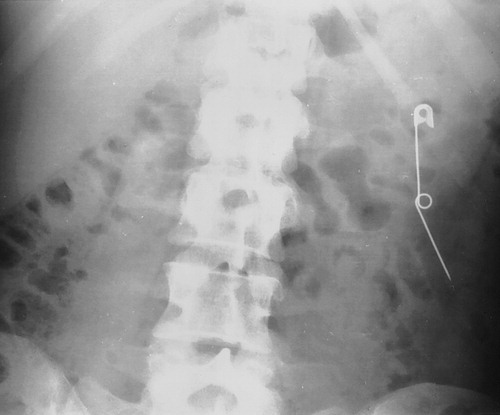
#> input picture rx_1.png, 500 x 415 px
$ jupyter execute --allow-errors ProjetoCG.ipynb   (older library calls are emulated)
#> lines starting #> are read from the running program, lines starting #| are printed output that depends on the picture; after the words box and inside, x2 and y2 are one past the last pixel; in counts of white or black regions, pixels touching at a corner belong together
### Bibliotecas necessárias

[cell 1]
# Implementation of matplotlib function
import cv2
import matplotlib.pyplot as plt
import numpy as np

### Abrir imagem

[cell 2]
def loadImage(image: str):
#> called with image = 'rx_1.png'
    image = cv2.imread(image, cv2.IMREAD_COLOR) ## CHAVE ALTO CONSTRASTE
#> image is the input picture: shape (415, 500, 3); min 13, max 226, mean 149.8
    return image

loadedImage = loadImage("rx_1.png")
plt.imshow(loadedImage)
plt.title("Raio-X original")
plt.show()

### Conversão para escala de cinza

[cell 3]
def toGrayScale(image):
    grayScale = cv2.cvtColor(image, cv2.COLOR_BGR2GRAY) #Converte para escala de cinza
    return grayScale

grayImage = toGrayScale(loadedImage)
plt.gray()
plt.imshow(grayImage)
plt.title("Raio-X pós escala de cinza")
plt.show()

### Ajuste de brilho e contraste
- Implementação de uma escala de ajuste para brilho e contraste, intervalo [-127, 127] semelhante ao GIMP

[cell 4]
def gimpBrightContrastControl(image, brightness: float, contrast: float):

#> called with brightness = -100, contrast = 40
    brightness = brightness # brilho inicial 100
    contrast = contrast # contraste inicial 50
    shadow = 0
    highlight = 255 + brightness

    alpha_b = (highlight - shadow)/255
    gamma_b = shadow
    brightContrastProcImage = cv2.addWeighted(image, alpha_b, image, 0, gamma_b)
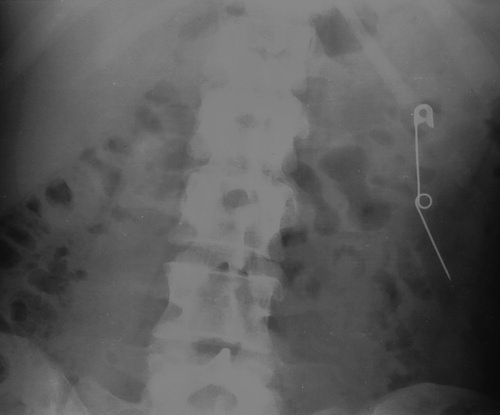
#> brightContrastProcImage: shape (415, 500); min 8, max 137, mean 91
    f = 131*(contrast + 127)/(127*(131-contrast))
    alpha_c = f
    gamma_c = 127*(1-f)
    brightContrastProcImage = cv2.addWeighted(brightContrastProcImage, alpha_c, brightContrastProcImage, 0, gamma_c)
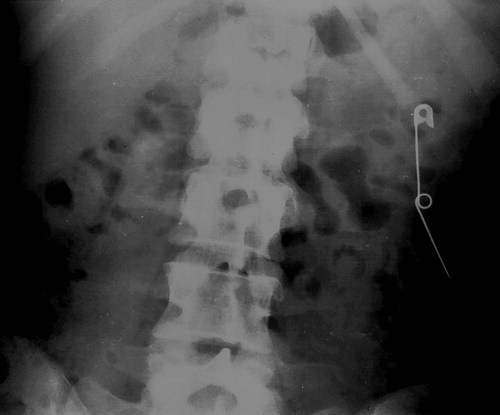
#> brightContrastProcImage: shape (415, 500); min 0, max 146, mean 66.5

    return brightContrastProcImage

adjustedContrastBrightImg = gimpBrightContrastControl(grayImage, -100, 40) #-100, 50
plt.imshow(adjustedContrastBrightImg)
plt.title('Ajuste de brilho e contraste')
plt.show()

### Gradiente X - Sobel

[cell 5]
def applySobelGradientX(image, scale, delta, ddepth):
#> called with scale = 1, delta = 0, ddepth = 2
    grad_x = cv2.Sobel(image, ddepth, 1, 0, ksize=3, scale=scale, delta=delta, borderType=cv2.BORDER_DEFAULT)
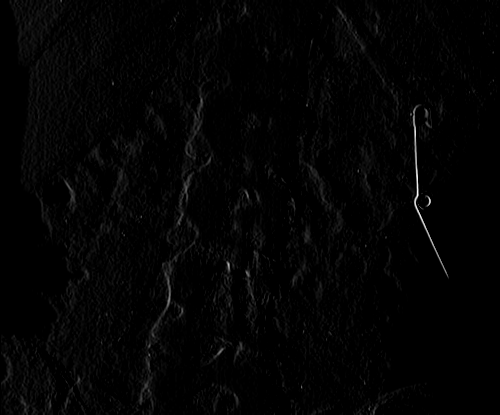
#> grad_x: shape (415, 500) uint16; min 0, max 434, mean 6.2; drawn with min black and max white
    return grad_x

xSobelGradient = applySobelGradientX(adjustedContrastBrightImg, 1, 0, cv2.CV_16UC1)
plt.imshow(xSobelGradient)
plt.title("Raio-x pós kernel horizontal")
plt.show()

### Gradiente Y - Sobel

[cell 6]
def applySobelGradientY(image, scale, delta, ddepth):
#> called with scale = 1, delta = 0, ddepth = 2
    grad_y = cv2.Sobel(image, ddepth, 0, 1, ksize=3, scale=scale, delta=delta, borderType=cv2.BORDER_DEFAULT)
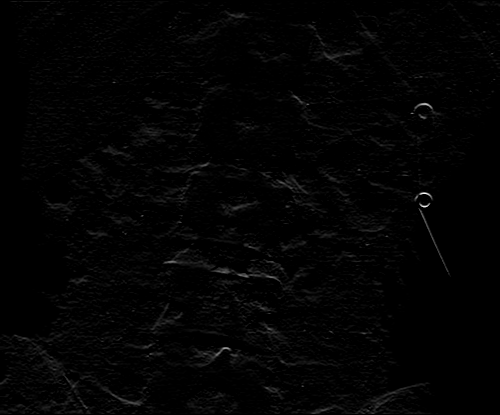
#> grad_y: shape (415, 500) uint16; min 0, max 420, mean 5.3; drawn with min black and max white
    return grad_y

ySobelGradient = applySobelGradientY(adjustedContrastBrightImg, 1, 0, cv2.CV_16UC1)
plt.imshow(ySobelGradient)
plt.title("Raio-x pós kernel vertical")
plt.show()

### Conjugação dos resultados dos gradientes

[cell 7]
def mergeGradients(grad_x, grad_y):
    abs_grad_x = cv2.convertScaleAbs(grad_x)
    abs_grad_y = cv2.convertScaleAbs(grad_y)
    imgSobel = cv2.addWeighted(abs_grad_x, 0.5, abs_grad_y, 0.5, 0)
    return imgSobel

imgSobel = mergeGradients(xSobelGradient, ySobelGradient)
plt.imshow(imgSobel)
plt.title("Resultado da detecção de bordas")
plt.show()

[cell 8]
def applyThreshold(image, minThres: float, maxThres: float):
#> called with minThres = 121, maxThres = 255
    ret, imgThreshold = cv2.threshold(image, minThres, maxThres, cv2.THRESH_BINARY) ##CANNY
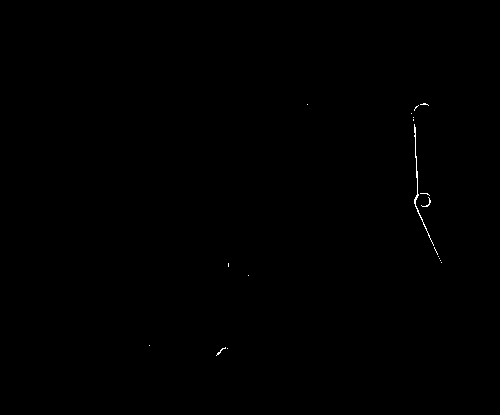
#> imgThreshold: shape (415, 500); 0.13% white in thin lines or dots, all inside (x1, y1, x2, y2) = (149, 103, 442, 356)
#> ret = 121
    #print(ret)
    return imgThreshold

imageThreshold = applyThreshold(imgSobel, 121, 255) #121, 255
plt.imshow(imageThreshold)
plt.title("Threshold")
plt.show()

### Detecção de linhas

[cell 9]
nroDetectedLines = 0

def applyHoughTransformLines(image, threshold, minLineLength, maxLineGap):
#> called with threshold = 30, minLineLength = 3, maxLineGap = 1
    lines = cv2.HoughLinesP(image, rho=1, theta=np.pi/180, threshold=threshold, minLineLength=minLineLength,maxLineGap = maxLineGap) ## COM THRESHOLD
#> lines = [[415, 127, 415, 150], [414, 202, 439, 258], [416, 160, 417, 188]]
    return lines

detectedLines = applyHoughTransformLines(imageThreshold, 30, 3, 1) #30, 3, 1
#> detectedLines has the same summary as lines in applyHoughTransformLines

def drawLines(image, lines):
    try:
        if(lines.any != None):
            #print("Número de linhas detectadas: {}".format(len(lines)))

            for line in lines:
                x1, y1, x2, y2 = line[0]
                cv2.line(image, (x1, y1), (x2, y2), (0,0,255),4)
#> this loop made 3 passes
            return len(lines)
    except:
        #print("Nenhuma linha foi identificada nesta imagem")
        return 0

nroDetectedLines = drawLines(loadedImage, detectedLines)
#> nroDetectedLines = 3
print(nroDetectedLines)
#| 3
plt.imshow(loadedImage)
plt.title("Transformada de Hough")
plt.show()

### Detecção de círculos

[cell 10]
nroDetectedCircles = 0

def applyHoughTransformCircles(image, minRadius, maxRadius):
#> called with minRadius = 0, maxRadius = 70
    rows = image.shape[0]
#> rows = 415
    circles = cv2.HoughCircles(image, cv2.HOUGH_GRADIENT, 1, rows / 8,
                                param1=200, param2=34,
                                minRadius=minRadius, maxRadius=maxRadius)
#> circles = None
    return circles

detectedCircles = applyHoughTransformCircles(adjustedContrastBrightImg, 0, 70) #0,70

def drawCircles(image, circles):
    try:
        if (circles.any != None):
            circlesDetected = np.uint16(np.around(circles))
            for i in circlesDetected[0, :]:
                center = (i[0], i[1])
                # circle center
                cv2.circle(image, center, 1, (0, 100, 100), 3)
                # circle outline
                radius = i[2]
                cv2.circle(image, center, radius, (0, 0, 255), 3)
            return len(circles)
    except:
        return 0

nroDetectedCircles = drawCircles(loadedImage, detectedCircles)
#> nroDetectedCircles = 0
plt.imshow(loadedImage)
plt.title("Transformada de Hough - Círculos")
plt.show()

[cell 11]
def saveDetectedForeignBodies(imageName:str, image, nroCircles, nroLines):
    if(nroCircles !=0 or nroLines != 0):
        return cv2.imwrite('./Detected/DETECTED_{}'.format(imageName),image)
    else:
        return cv2.imwrite('./NotDetected/NOT_DETECTED_{}'.format(imageName),image)

saveDetectedForeignBodies("ImageTest.png",loadedImage, nroDetectedCircles, nroDetectedLines)
#> Out = True

### Processamento em lote

[cell 12]
nroDetectedLines = 0
#> nroDetectedLines = 0
nroDetectedCircles = 0

imagens = ["rx_1.png", "rx_2.png", "rx_3.png", "rx_4.png", "rx_5.png",
           "rx_6.png", "rx_7.png", "rx_8.png", "rx_9.png", "rx_10.png",
           "rx_11.png", "rx_12.png", "rx_13.png", "rx_14.png", "rx_15.png",
           "rx_16.png", "rx_17.png", "rx_18.png"]

#> (the rest of this cell did not finish here and is left out)

    grayImage = toGrayScale(loadedImage)
    adjustedContrastBrightImg = gimpBrightContrastControl(grayImage, -100, 40)
    xSobelGradient = applySobelGradientX(adjustedContrastBrightImg, 1, 0, cv2.CV_16UC1)
    ySobelGradient = applySobelGradientY(adjustedContrastBrightImg, 1, 0, cv2.CV_16UC1)
    imgSobel = mergeGradients(xSobelGradient, ySobelGradient)
    imageThreshold = applyThreshold(imgSobel, 121, 255)
    detectedLines = applyHoughTransformLines(imageThreshold, 30, 3, 1) #30, 3, 1
    nroDetectedLines = drawLines(loadedImage, detectedLines)
#> the loop in drawLines (call 2), `for line in lines:` made 3 passes
#> `nroDetectedLines = drawLines(loadedImage, detectedLines)`: nroDetectedLines = 3
    detectedCircles = applyHoughTransformCircles(adjustedContrastBrightImg, 0, 70)
#| rx_1.png -> Círculos: 0 | Linhas: 3
    nroDetectedCircles = drawCircles(loadedImage, detectedCircles)
    print("{} -> Círculos: {} | Linhas: {}".format(imagens[i], nroDetectedCircles, nroDetectedLines))
    saveDetectedForeignBodies(imagens[i], loadedImage, nroDetectedCircles, nroDetectedLines)
#> pass 2 of the loop `for i in range (0, len(imagens)):`:
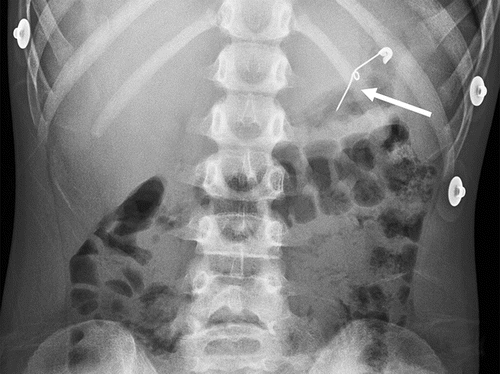
#> input picture rx_2.png, 500 x 374 px
#> in loadImage, image is the input picture: shape (374, 500, 3); min 0, max 255, mean 124.9
#> grayScale: shape (374, 500)
#> in gimpBrightContrastControl (call 3), `brightContrastProcImage = cv2.addWeighted(brightContrastProcImage, alp..`:
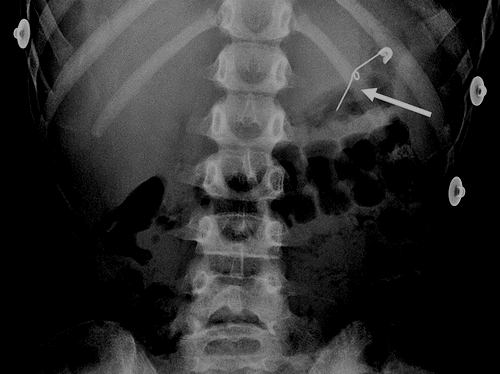
#> brightContrastProcImage: shape (374, 500); min 0, max 180, mean 46.2
#> grad_x: shape (374, 500) uint16
#> grad_y: shape (374, 500) uint16
#> abs_grad_x: shape (374, 500)
#> abs_grad_y: shape (374, 500)
#> imgSobel: shape (374, 500)
#> in applyThreshold (call 3), `ret, imgThreshold = cv2.threshold(image, minThres, maxThres, cv2.THRES..`:
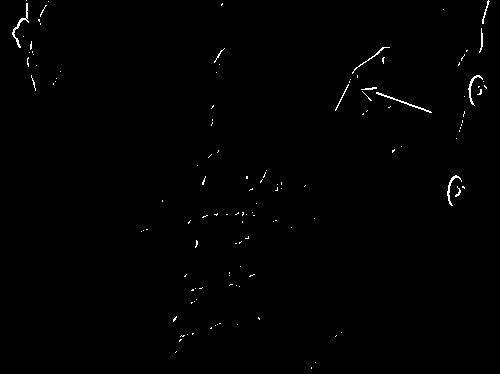
#> imgThreshold: shape (374, 500); 0.59% white in thin lines or dots
#> lines = 15 rows, first 6: [376, 92, 431, 112], [483, 23, 483, 20], [469, 93, 472, 78], [472, 82, 473, 77], [484, 17, 486, 6], [480, 51, 482, 34]
#> `detectedLines = applyHoughTransformLines(imageThreshold, 30, 3, 1)`: detectedLines has the same summary as lines in applyHoughTransformLines
#> `nroDetectedLines = drawLines(loadedImage, detectedLines)`: nroDetectedLines = 15
#> detectedCircles = [[236.5, 228.5, 14.9], [261.5, 188.5, 15.8]]
#> `nroDetectedCircles = drawCircles(loadedImage, detectedCircles)`: nroDetectedCircles = 1
#| rx_2.png -> Círculos: 1 | Linhas: 15
#> pass 3 of the loop `for i in range (0, len(imagens)):`:
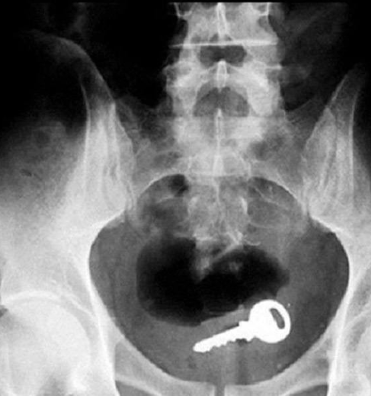
#> input picture rx_3.png, 371 x 396 px
#> in loadImage, image is the input picture: shape (396, 371, 3); min 0, max 255, mean 114.5
#> grayScale: shape (396, 371)
#> in gimpBrightContrastControl (call 4), `brightContrastProcImage = cv2.addWeighted(brightContrastProcImage, alp..`:
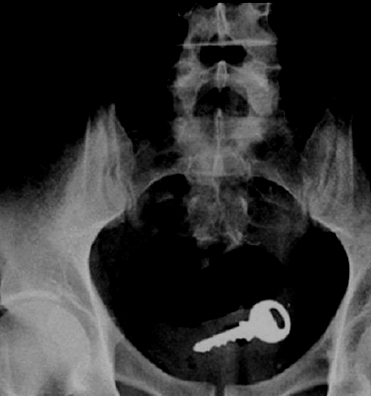
#> brightContrastProcImage: shape (396, 371); min 0, max 180, mean 48.5
#> grad_x: shape (396, 371) uint16
#> grad_y: shape (396, 371) uint16
#> abs_grad_x: shape (396, 371)
#> abs_grad_y: shape (396, 371)
#> imgSobel: shape (396, 371)
#> in applyThreshold (call 4), `ret, imgThreshold = cv2.threshold(image, minThres, maxThres, cv2.THRES..`:
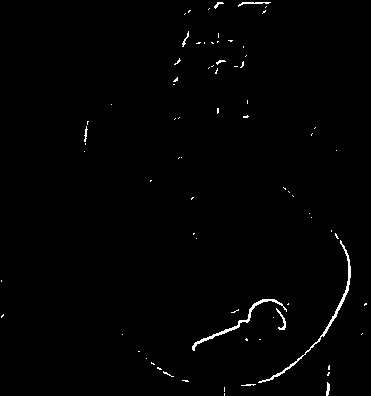
#> imgThreshold: shape (396, 371); 0.93% white in thin lines or dots
#> lines = 23 rows, first 6: [293, 365, 320, 338], [194, 344, 226, 329], [199, 343, 214, 336], [323, 336, 348, 290], [335, 311, 348, 287], [248, 314, 251, 311]
#> `detectedLines = applyHoughTransformLines(imageThreshold, 30, 3, 1)`: detectedLines has the same summary as lines in applyHoughTransformLines
#> `nroDetectedLines = drawLines(loadedImage, detectedLines)`: nroDetectedLines = 23
#> `nroDetectedCircles = drawCircles(loadedImage, detectedCircles)`: nroDetectedCircles = 0
#| rx_3.png -> Círculos: 0 | Linhas: 23
